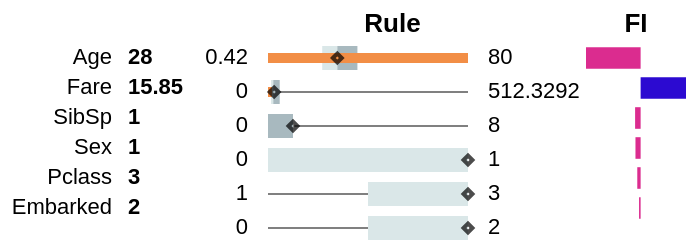

Here is the notebook cell this chart was saved with:
### Code cell
plot_rules(df_viz)

### Figure 1 — Vega-Lite specification as saved in the notebook (floating-point values rounded to 4 significant figures)
{"config": {"view": {"continuousWidth": 400, "continuousHeight": 300, "stroke": "lightgray", "strokeWidth": 0}, "axis": {"grid": false}, "axisX": {"disable": true}, "axisY": {"domain": false, "ticks": false}, "concat": {"spacing": 3}, "title": {"anchor": "middle", "fontWeight": "bold"}}, "hconcat": [{"vconcat": [{"data": {"name": "data-c0191f24a5addd5db3829f31ce2ed7a7"}, "mark": {"type": "text", "align": "right", "color": "black", "dx": 20}, "encoding": {"text": {"field": "index", "title": null, "type": "nominal"}}, "height": 12, "width": 50}, {"data": {"name": "data-a33b8e80584c5a3a3cbaae8ffb0285f3"}, "mark": {"type": "text", "align": "right", "color": "black", "dx": 20}, "encoding": {"text": {"field": "index", "title": null, "type": "nominal"}}, "height": 12, "width": 50}, {"data": {"name": "data-182082a24e8a88c5687c0a87f44ff1ea"}, "mark": {"type": "text", "align": "right", "color": "black", "dx": 20}, "encoding": {"text": {"field": "index", "title": null, "type": "nominal"}}, "height": 12, "width": 50}, {"data": {"name": "data-71135616b7a784c80ead94c773083582"}, "mark": {"type": "text", "align": "right", "color": "black", "dx": 20}, "encoding": {"text": {"field": "index", "title": null, "type": "nominal"}}, "height": 12, "width": 50}, {"data": {"name": "data-f3c14a3351740520c3fe3c1f38fae492"}, "mark": {"type": "text", "align": "right", "color": "black", "dx": 20}, "encoding": {"text": {"field": "index", "title": null, "type": "nominal"}}, "height": 12, "width": 50}, {"data": {"name": "data-8eabba0fc771842b34bf3d8ce8a3b435"}, "mark": {"type": "text", "align": "right", "color": "black", "dx": 20}, "encoding": {"text": {"field": "index", "title": null, "type": "nominal"}}, "height": 12, "width": 50}]}, {"vconcat": [{"data": {"name": "data-c0191f24a5addd5db3829f31ce2ed7a7"}, "mark": {"type": "text", "align": "left", "color": "black", "dx": -30, "fontWeight": "bold"}, "encoding": {"text": {"field": "inst", "title": null, "type": "quantitative"}}, "height": 12, "width": 10}, {"data": {"name": "data-a33b8e80584c5a3a3cbaae8ffb0285f3"}, "mark": {"type": "text", "align": "left", "color": "black", "dx": -30, "fontWeight": "bold"}, "encoding": {"text": {"field": "inst", "title": null, "type": "quantitative"}}, "height": 12, "width": 10}, {"data": {"name": "data-182082a24e8a88c5687c0a87f44ff1ea"}, "mark": {"type": "text", "align": "left", "color": "black", "dx": -30, "fontWeight": "bold"}, "encoding": {"text": {"field": "inst", "title": null, "type": "quantitative"}}, "height": 12, "width": 10}, {"data": {"name": "data-71135616b7a784c80ead94c773083582"}, "mark": {"type": "text", "align": "left", "color": "black", "dx": -30, "fontWeight": "bold"}, "encoding": {"text": {"field": "inst", "title": null, "type": "quantitative"}}, "height": 12, "width": 10}, {"data": {"name": "data-f3c14a3351740520c3fe3c1f38fae492"}, "mark": {"type": "text", "align": "left", "color": "black", "dx": -30, "fontWeight": "bold"}, "encoding": {"text": {"field": "inst", "title": null, "type": "quantitative"}}, "height": 12, "width": 10}, {"data": {"name": "data-8eabba0fc771842b34bf3d8ce8a3b435"}, "mark": {"type": "text", "align": "left", "color": "black", "dx": -30, "fontWeight": "bold"}, "encoding": {"text": {"field": "inst", "title": null, "type": "quantitative"}}, "height": 12, "width": 10}]}, {"vconcat": [{"layer": [{"data": {"name": "data-c0191f24a5addd5db3829f31ce2ed7a7"}, "mark": {"type": "bar", "color": "grey", "size": 1}, "encoding": {"x": {"field": "min", "scale": {"clamp": true, "domain": [0.42, 80.0], "nice": false}, "title": null, "type": "quantitative"}, "x2": {"field": "max"}, "y": {"axis": {"labels": false, "ticks": false}, "field": "index", "title": null, "type": "nominal"}}}, {"data": {"name": "data-c0191f24a5addd5db3829f31ce2ed7a7"}, "mark": {"type": "bar", "color": "#DAE7E8", "size": 12}, "encoding": {"x": {"field": "q1", "scale": {"clamp": true, "domain": [0.42, 80.0], "nice": false}, "title": null, "type": "quantitative"}, "x2": {"field": "median"}}}, {"data": {"name": "data-c0191f24a5addd5db3829f31ce2ed7a7"}, "mark": {"type": "bar", "color": "#A8B9BF", "size": 12}, "encoding": {"x": {"field": "median", "scale": {"clamp": true, "domain": [0.42, 80.0], "nice": false}, "title": null, "type": "quantitative"}, "x2": {"field": "q3"}}}, {"data": {"name": "data-c0191f24a5addd5db3829f31ce2ed7a7"}, "mark": {"type": "bar", "color": "#f28e46", "size": 5}, "encoding": {"x": {"field": "thr", "title": null, "type": "quantitative"}, "x2": {"field": "thr2"}, "y": {"field": "index", "title": null, "type": "nominal"}}}, {"data": {"name": "data-c0191f24a5addd5db3829f31ce2ed7a7"}, "mark": {"type": "text", "align": "right", "color": "black", "dx": -10}, "encoding": {"text": {"field": "min", "type": "nominal"}, "x": {"field": "min", "title": null, "type": "quantitative"}}}, {"data": {"name": "data-c0191f24a5addd5db3829f31ce2ed7a7"}, "mark": {"type": "text", "align": "left", "color": "black", "dx": 10}, "encoding": {"text": {"field": "max", "type": "nominal"}, "x": {"field": "max", "title": null, "type": "quantitative"}}}, {"data": {"name": "data-c0191f24a5addd5db3829f31ce2ed7a7"}, "mark": {"type": "point", "color": "black", "shape": "diamond", "size": 20}, "encoding": {"tooltip": [{"field": "inst", "title": "Age"}], "x": {"field": "inst", "scale": {"clamp": true, "domain": [0.42, 80.0], "nice": false}, "title": null, "type": "quantitative"}}}], "height": 12, "width": 100}, {"layer": [{"data": {"name": "data-a33b8e80584c5a3a3cbaae8ffb0285f3"}, "mark": {"type": "bar", "color": "grey", "size": 1}, "encoding": {"x": {"field": "min", "scale": {"clamp": true, "domain": [0.0, 512.3], "nice": false}, "title": null, "type": "quantitative"}, "x2": {"field": "max"}, "y": {"axis": {"labels": false, "ticks": false}, "field": "index", "title": null, "type": "nominal"}}}, {"data": {"name": "data-a33b8e80584c5a3a3cbaae8ffb0285f3"}, "mark": {"type": "bar", "color": "#DAE7E8", "size": 12}, "encoding": {"x": {"field": "q1", "scale": {"clamp": true, "domain": [0.0, 512.3], "nice": false}, "title": null, "type": "quantitative"}, "x2": {"field": "median"}}}, {"data": {"name": "data-a33b8e80584c5a3a3cbaae8ffb0285f3"}, "mark": {"type": "bar", "color": "#A8B9BF", "size": 12}, "encoding": {"x": {"field": "median", "scale": {"clamp": true, "domain": [0.0, 512.3], "nice": false}, "title": null, "type": "quantitative"}, "x2": {"field": "q3"}}}, {"data": {"name": "data-a33b8e80584c5a3a3cbaae8ffb0285f3"}, "mark": {"type": "bar", "color": "#f28e46", "size": 5}, "encoding": {"x": {"field": "thr", "title": null, "type": "quantitative"}, "x2": {"field": "thr2"}, "y": {"field": "index", "title": null, "type": "nominal"}}}, {"data": {"name": "data-a33b8e80584c5a3a3cbaae8ffb0285f3"}, "mark": {"type": "text", "align": "right", "color": "black", "dx": -10}, "encoding": {"text": {"field": "min", "type": "nominal"}, "x": {"field": "min", "title": null, "type": "quantitative"}}}, {"data": {"name": "data-a33b8e80584c5a3a3cbaae8ffb0285f3"}, "mark": {"type": "text", "align": "left", "color": "black", "dx": 10}, "encoding": {"text": {"field": "max", "type": "nominal"}, "x": {"field": "max", "title": null, "type": "quantitative"}}}, {"data": {"name": "data-a33b8e80584c5a3a3cbaae8ffb0285f3"}, "mark": {"type": "point", "color": "black", "shape": "diamond", "size": 20}, "encoding": {"tooltip": [{"field": "inst", "title": "Fare"}], "x": {"field": "inst", "scale": {"clamp": true, "domain": [0.0, 512.3], "nice": false}, "title": null, "type": "quantitative"}}}], "height": 12, "width": 100}, {"layer": [{"data": {"name": "data-182082a24e8a88c5687c0a87f44ff1ea"}, "mark": {"type": "bar", "color": "grey", "size": 1}, "encoding": {"x": {"field": "min", "scale": {"clamp": true, "domain": [0.0, 8.0], "nice": false}, "title": null, "type": "quantitative"}, "x2": {"field": "max"}, "y": {"axis": {"labels": false, "ticks": false}, "field": "index", "title": null, "type": "nominal"}}}, {"data": {"name": "data-182082a24e8a88c5687c0a87f44ff1ea"}, "mark": {"type": "bar", "color": "#DAE7E8", "size": 12}, "encoding": {"x": {"field": "q1", "scale": {"clamp": true, "domain": [0.0, 8.0], "nice": false}, "title": null, "type": "quantitative"}, "x2": {"field": "median"}}}, {"data": {"name": "data-182082a24e8a88c5687c0a87f44ff1ea"}, "mark": {"type": "bar", "color": "#A8B9BF", "size": 12}, "encoding": {"x": {"field": "median", "scale": {"clamp": true, "domain": [0.0, 8.0], "nice": false}, "title": null, "type": "quantitative"}, "x2": {"field": "q3"}}}, {"data": {"name": "data-182082a24e8a88c5687c0a87f44ff1ea"}, "mark": {"type": "bar", "color": "#f28e46", "size": 5}, "encoding": {"x": {"field": "thr", "title": null, "type": "quantitative"}, "x2": {"field": "thr2"}, "y": {"field": "index", "title": null, "type": "nominal"}}}, {"data": {"name": "data-182082a24e8a88c5687c0a87f44ff1ea"}, "mark": {"type": "text", "align": "right", "color": "black", "dx": -10}, "encoding": {"text": {"field": "min", "type": "nominal"}, "x": {"field": "min", "title": null, "type": "quantitative"}}}, {"data": {"name": "data-182082a24e8a88c5687c0a87f44ff1ea"}, "mark": {"type": "text", "align": "left", "color": "black", "dx": 10}, "encoding": {"text": {"field": "max", "type": "nominal"}, "x": {"field": "max", "title": null, "type": "quantitative"}}}, {"data": {"name": "data-182082a24e8a88c5687c0a87f44ff1ea"}, "mark": {"type": "point", "color": "black", "shape": "diamond", "size": 20}, "encoding": {"tooltip": [{"field": "inst", "title": "SibSp"}], "x": {"field": "inst", "scale": {"clamp": true, "domain": [0.0, 8.0], "nice": false}, "title": null, "type": "quantitative"}}}], "height": 12, "width": 100}, {"layer": [{"data": {"name": "data-71135616b7a784c80ead94c773083582"}, "mark": {"type": "bar", "color": "grey", "size": 1}, "encoding": {"x": {"field": "min", "scale": {"clamp": true, "domain": [0.0, 1.0], "nice": false}, "title": null, "type": "quantitative"}, "x2": {"field": "max"}, "y": {"axis": {"labels": false, "ticks": false}, "field": "index", "title": null, "type": "nominal"}}}, {"data": {"name": "data-71135616b7a784c80ead94c773083582"}, "mark": {"type": "bar", "color": "#DAE7E8", "size": 12}, "encoding": {"x": {"field": "q1", "scale": {"clamp": true, "domain": [0.0, 1.0], "nice": false}, "title": null, "type": "quantitative"}, "x2": {"field": "median"}}}, {"data": {"name": "data-71135616b7a784c80ead94c773083582"}, "mark": {"type": "bar", "color": "#A8B9BF", "size": 12}, "encoding": {"x": {"field": "median", "scale": {"clamp": true, "domain": [0.0, 1.0], "nice": false}, "title": null, "type": "quantitative"}, "x2": {"field": "q3"}}}, {"data": {"name": "data-71135616b7a784c80ead94c773083582"}, "mark": {"type": "bar", "color": "#f28e46", "size": 5}, "encoding": {"x": {"field": "thr", "title": null, "type": "quantitative"}, "x2": {"field": "thr2"}, "y": {"field": "index", "title": null, "type": "nominal"}}}, {"data": {"name": "data-71135616b7a784c80ead94c773083582"}, "mark": {"type": "text", "align": "right", "color": "black", "dx": -10}, "encoding": {"text": {"field": "min", "type": "nominal"}, "x": {"field": "min", "title": null, "type": "quantitative"}}}, {"data": {"name": "data-71135616b7a784c80ead94c773083582"}, "mark": {"type": "text", "align": "left", "color": "black", "dx": 10}, "encoding": {"text": {"field": "max", "type": "nominal"}, "x": {"field": "max", "title": null, "type": "quantitative"}}}, {"data": {"name": "data-71135616b7a784c80ead94c773083582"}, "mark": {"type": "point", "color": "black", "shape": "diamond", "size": 20}, "encoding": {"tooltip": [{"field": "inst", "title": "Sex"}], "x": {"field": "inst", "scale": {"clamp": true, "domain": [0.0, 1.0], "nice": false}, "title": null, "type": "quantitative"}}}], "height": 12, "width": 100}, {"layer": [{"data": {"name": "data-f3c14a3351740520c3fe3c1f38fae492"}, "mark": {"type": "bar", "color": "grey", "size": 1}, "encoding": {"x": {"field": "min", "scale": {"clamp": true, "domain": [1.0, 3.0], "nice": false}, "title": null, "type": "quantitative"}, "x2": {"field": "max"}, "y": {"axis": {"labels": false, "ticks": false}, "field": "index", "title": null, "type": "nominal"}}}, {"data": {"name": "data-f3c14a3351740520c3fe3c1f38fae492"}, "mark": {"type": "bar", "color": "#DAE7E8", "size": 12}, "encoding": {"x": {"field": "q1", "scale": {"clamp": true, "domain": [1.0, 3.0], "nice": false}, "title": null, "type": "quantitative"}, "x2": {"field": "median"}}}, {"data": {"name": "data-f3c14a3351740520c3fe3c1f38fae492"}, "mark": {"type": "bar", "color": "#A8B9BF", "size": 12}, "encoding": {"x": {"field": "median", "scale": {"clamp": true, "domain": [1.0, 3.0], "nice": false}, "title": null, "type": "quantitative"}, "x2": {"field": "q3"}}}, {"data": {"name": "data-f3c14a3351740520c3fe3c1f38fae492"}, "mark": {"type": "bar", "color": "#f28e46", "size": 5}, "encoding": {"x": {"field": "thr", "title": null, "type": "quantitative"}, "x2": {"field": "thr2"}, "y": {"field": "index", "title": null, "type": "nominal"}}}, {"data": {"name": "data-f3c14a3351740520c3fe3c1f38fae492"}, "mark": {"type": "text", "align": "right", "color": "black", "dx": -10}, "encoding": {"text": {"field": "min", "type": "nominal"}, "x": {"field": "min", "title": null, "type": "quantitative"}}}, {"data": {"name": "data-f3c14a3351740520c3fe3c1f38fae492"}, "mark": {"type": "text", "align": "left", "color": "black", "dx": 10}, "encoding": {"text": {"field": "max", "type": "nominal"}, "x": {"field": "max", "title": null, "type": "quantitative"}}}, {"data": {"name": "data-f3c14a3351740520c3fe3c1f38fae492"}, "mark": {"type": "point", "color": "black", "shape": "diamond", "size": 20}, "encoding": {"tooltip": [{"field": "inst", "title": "Pclass"}], "x": {"field": "inst", "scale": {"clamp": true, "domain": [1.0, 3.0], "nice": false}, "title": null, "type": "quantitative"}}}], "height": 12, "width": 100}, {"layer": [{"data": {"name": "data-8eabba0fc771842b34bf3d8ce8a3b435"}, "mark": {"type": "bar", "color": "grey", "size": 1}, "encoding": {"x": {"field": "min", "scale": {"clamp": true, "domain": [0.0, 2.0], "nice": false}, "title": null, "type": "quantitative"}, "x2": {"field": "max"}, "y": {"axis": {"labels": false, "ticks": false}, "field": "index", "title": null, "type": "nominal"}}}, {"data": {"name": "data-8eabba0fc771842b34bf3d8ce8a3b435"}, "mark": {"type": "bar", "color": "#DAE7E8", "size": 12}, "encoding": {"x": {"field": "q1", "scale": {"clamp": true, "domain": [0.0, 2.0], "nice": false}, "title": null, "type": "quantitative"}, "x2": {"field": "median"}}}, {"data": {"name": "data-8eabba0fc771842b34bf3d8ce8a3b435"}, "mark": {"type": "bar", "color": "#A8B9BF", "size": 12}, "encoding": {"x": {"field": "median", "scale": {"clamp": true, "domain": [0.0, 2.0], "nice": false}, "title": null, "type": "quantitative"}, "x2": {"field": "q3"}}}, {"data": {"name": "data-8eabba0fc771842b34bf3d8ce8a3b435"}, "mark": {"type": "bar", "color": "#f28e46", "size": 5}, "encoding": {"x": {"field": "thr", "title": null, "type": "quantitative"}, "x2": {"field": "thr2"}, "y": {"field": "index", "title": null, "type": "nominal"}}}, {"data": {"name": "data-8eabba0fc771842b34bf3d8ce8a3b435"}, "mark": {"type": "text", "align": "right", "color": "black", "dx": -10}, "encoding": {"text": {"field": "min", "type": "nominal"}, "x": {"field": "min", "title": null, "type": "quantitative"}}}, {"data": {"name": "data-8eabba0fc771842b34bf3d8ce8a3b435"}, "mark": {"type": "text", "align": "left", "color": "black", "dx": 10}, "encoding": {"text": {"field": "max", "type": "nominal"}, "x": {"field": "max", "title": null, "type": "quantitative"}}}, {"data": {"name": "data-8eabba0fc771842b34bf3d8ce8a3b435"}, "mark": {"type": "point", "color": "black", "shape": "diamond", "size": 20}, "encoding": {"tooltip": [{"field": "inst", "title": "Embarked"}], "x": {"field": "inst", "scale": {"clamp": true, "domain": [0.0, 2.0], "nice": false}, "title": null, "type": "quantitative"}}}], "height": 12, "width": 100}], "title": "Rule"}, {"vconcat": [{"data": {"name": "data-c0191f24a5addd5db3829f31ce2ed7a7"}, "mark": "bar", "encoding": {"color": {"condition": {"value": "#2C0AD1", "test": "datum.feature_importance > 0"}, "value": "#DB2C8F"}, "x": {"field": "feature_importance", "scale": {"domain": [-0.04821, 0.04004], "nice": false}, "title": null, "type": "quantitative"}, "y": {"axis": null, "field": "index", "title": null, "type": "nominal"}}, "height": 12, "width": 50}, {"data": {"name": "data-a33b8e80584c5a3a3cbaae8ffb0285f3"}, "mark": "bar", "encoding": {"color": {"condition": {"value": "#2C0AD1", "test": "datum.feature_importance > 0"}, "value": "#DB2C8F"}, "x": {"field": "feature_importance", "scale": {"domain": [-0.04821, 0.04004], "nice": false}, "title": null, "type": "quantitative"}, "y": {"axis": null, "field": "index", "title": null, "type": "nominal"}}, "height": 12, "width": 50}, {"data": {"name": "data-182082a24e8a88c5687c0a87f44ff1ea"}, "mark": "bar", "encoding": {"color": {"condition": {"value": "#2C0AD1", "test": "datum.feature_importance > 0"}, "value": "#DB2C8F"}, "x": {"field": "feature_importance", "scale": {"domain": [-0.04821, 0.04004], "nice": false}, "title": null, "type": "quantitative"}, "y": {"axis": null, "field": "index", "title": null, "type": "nominal"}}, "height": 12, "width": 50}, {"data": {"name": "data-71135616b7a784c80ead94c773083582"}, "mark": "bar", "encoding": {"color": {"condition": {"value": "#2C0AD1", "test": "datum.feature_importance > 0"}, "value": "#DB2C8F"}, "x": {"field": "feature_importance", "scale": {"domain": [-0.04821, 0.04004], "nice": false}, "title": null, "type": "quantitative"}, "y": {"axis": null, "field": "index", "title": null, "type": "nominal"}}, "height": 12, "width": 50}, {"data": {"name": "data-f3c14a3351740520c3fe3c1f38fae492"}, "mark": "bar", "encoding": {"color": {"condition": {"value": "#2C0AD1", "test": "datum.feature_importance > 0"}, "value": "#DB2C8F"}, "x": {"field": "feature_importance", "scale": {"domain": [-0.04821, 0.04004], "nice": false}, "title": null, "type": "quantitative"}, "y": {"axis": null, "field": "index", "title": null, "type": "nominal"}}, "height": 12, "width": 50}, {"data": {"name": "data-8eabba0fc771842b34bf3d8ce8a3b435"}, "mark": "bar", "encoding": {"color": {"condition": {"value": "#2C0AD1", "test": "datum.feature_importance > 0"}, "value": "#DB2C8F"}, "x": {"field": "feature_importance", "scale": {"domain": [-0.04821, 0.04004], "nice": false}, "title": null, "type": "quantitative"}, "y": {"axis": null, "field": "index", "title": null, "type": "nominal"}}, "height": 12, "width": 50}], "title": "FI"}], "$schema": "https://vega.github.io/schema/vega-lite/v4.17.0.json", "datasets": {"data-c0191f24a5addd5db3829f31ce2ed7a7": [{"index": "Age", "min": 0.42, "max": 80.0, "std": 13.07, "q1": 22.0, "median": 28.0, "q3": 36.0, "op": ">", "thr": -5.971, "is_continuous": true, "inst": 28.0, "thr2": 80.0, "feature_importance": -0.04821}], "data-a33b8e80584c5a3a3cbaae8ffb0285f3": [{"index": "Fare", "min": 0.0, "max": 512.3, "std": 47.76, "q1": 7.896, "median": 13.5, "q3": 30.0, "op": "<=", "thr": 10.04, "is_continuous": true, "inst": 15.85, "thr2": 0.0, "feature_importance": 0.04004}], "data-182082a24e8a88c5687c0a87f44ff1ea": [{"index": "SibSp", "min": 0.0, "max": 8.0, "std": 0.9645, "q1": 0.0, "median": 0.0, "q3": 1.0, "op": null, "thr": null, "is_continuous": null, "inst": 1.0, "thr2": null, "feature_importance": -0.004877}], "data-71135616b7a784c80ead94c773083582": [{"index": "Sex", "min": 0.0, "max": 1.0, "std": 0.4768, "q1": 0.0, "median": 1.0, "q3": 1.0, "op": null, "thr": null, "is_continuous": null, "inst": 1.0, "thr2": null, "feature_importance": -0.004553}], "data-f3c14a3351740520c3fe3c1f38fae492": [{"index": "Pclass", "min": 1.0, "max": 3.0, "std": 0.8309, "q1": 2.0, "median": 3.0, "q3": 3.0, "op": null, "thr": null, "is_continuous": null, "inst": 3.0, "thr2": null, "feature_importance": -0.002954}], "data-8eabba0fc771842b34bf3d8ce8a3b435": [{"index": "Embarked", "min": 0.0, "max": 2.0, "std": 0.8055, "q1": 1.0, "median": 2.0, "q3": 2.0, "op": null, "thr": null, "is_continuous": null, "inst": 2.0, "thr2": null, "feature_importance": -0.001394}]}}
